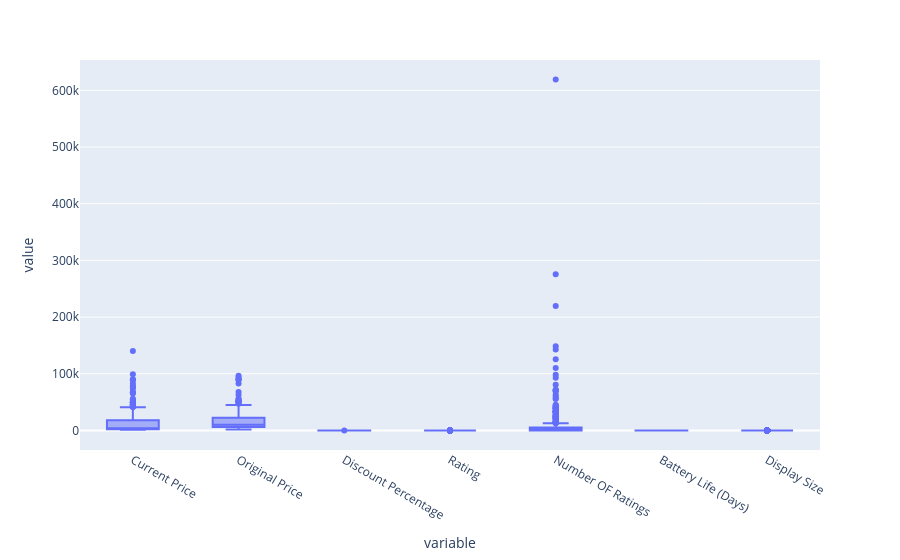

Notebook code cell kept with this figure:
### Code cell
import plotly.express as px
fig = px.box(data_frame=data.select_dtypes(include=np.number),orientation="v")

fig.show()

### Figure 1 — Plotly figure (JSON) as saved in the notebook; plotly's stock layout.template omitted (floating-point values rounded to 4 significant figures; data arrays with more than 128 entries replaced by an {"elided": "..."} marker saying what was removed)
{"data": [{"alignmentgroup": "True", "hovertemplate": "variable=%{x}<br>value=%{y}<extra></extra>", "legendgroup": "", "marker": {"color": "#636efa"}, "name": "", "notched": false, "offsetgroup": "", "orientation": "v", "showlegend": false, "type": "box", "x": {"elided": "3080 str values"}, "x0": " ", "xaxis": "x", "y": {"elided": "3080 float values"}, "y0": " ", "yaxis": "y"}], "layout": {"boxmode": "group", "legend": {"tracegroupgap": 0}, "margin": {"t": 60}, "xaxis": {"anchor": "y", "domain": [0, 1], "title": {"text": "variable"}}, "yaxis": {"anchor": "x", "domain": [0, 1], "title": {"text": "value"}}}}
